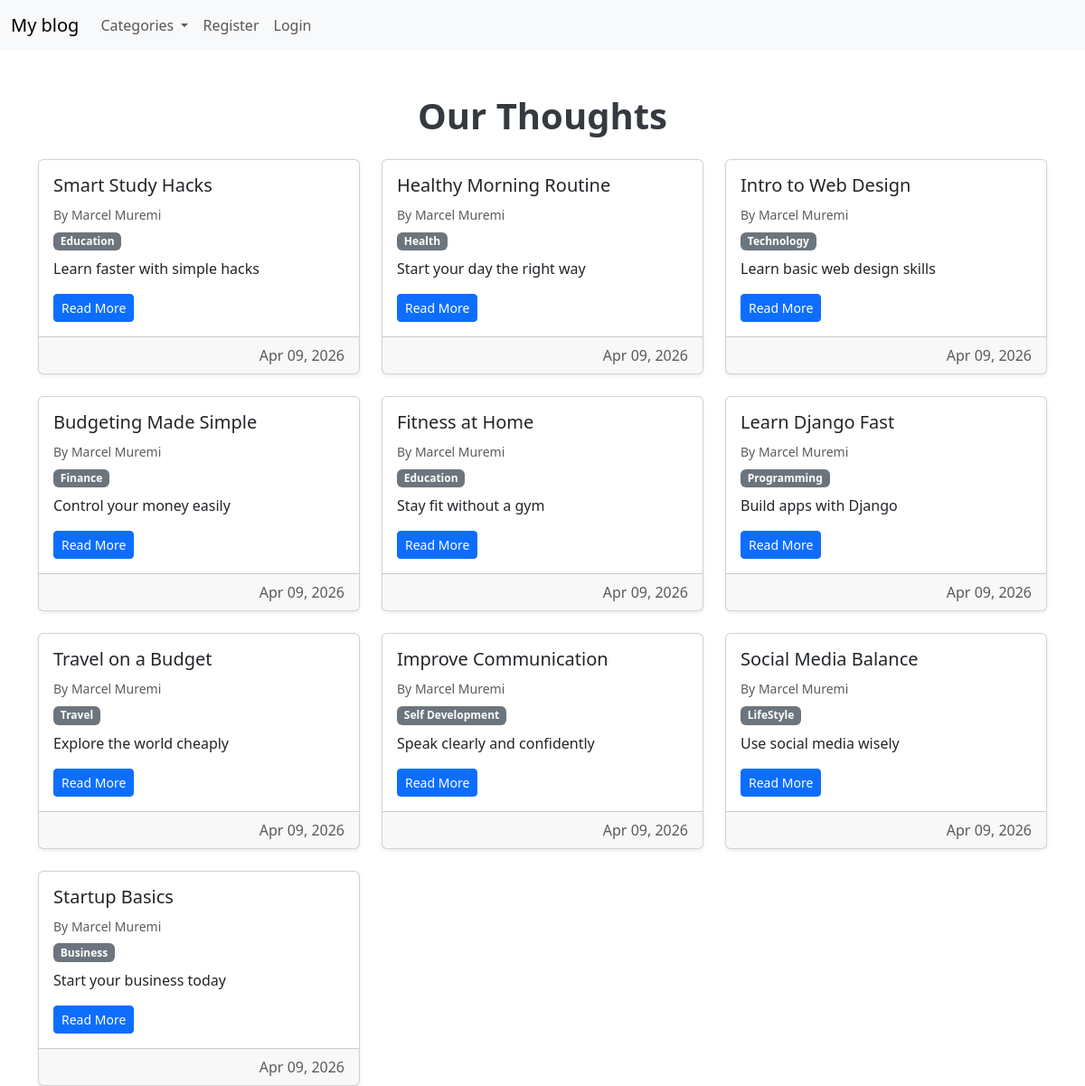
Before: / with the older database file.
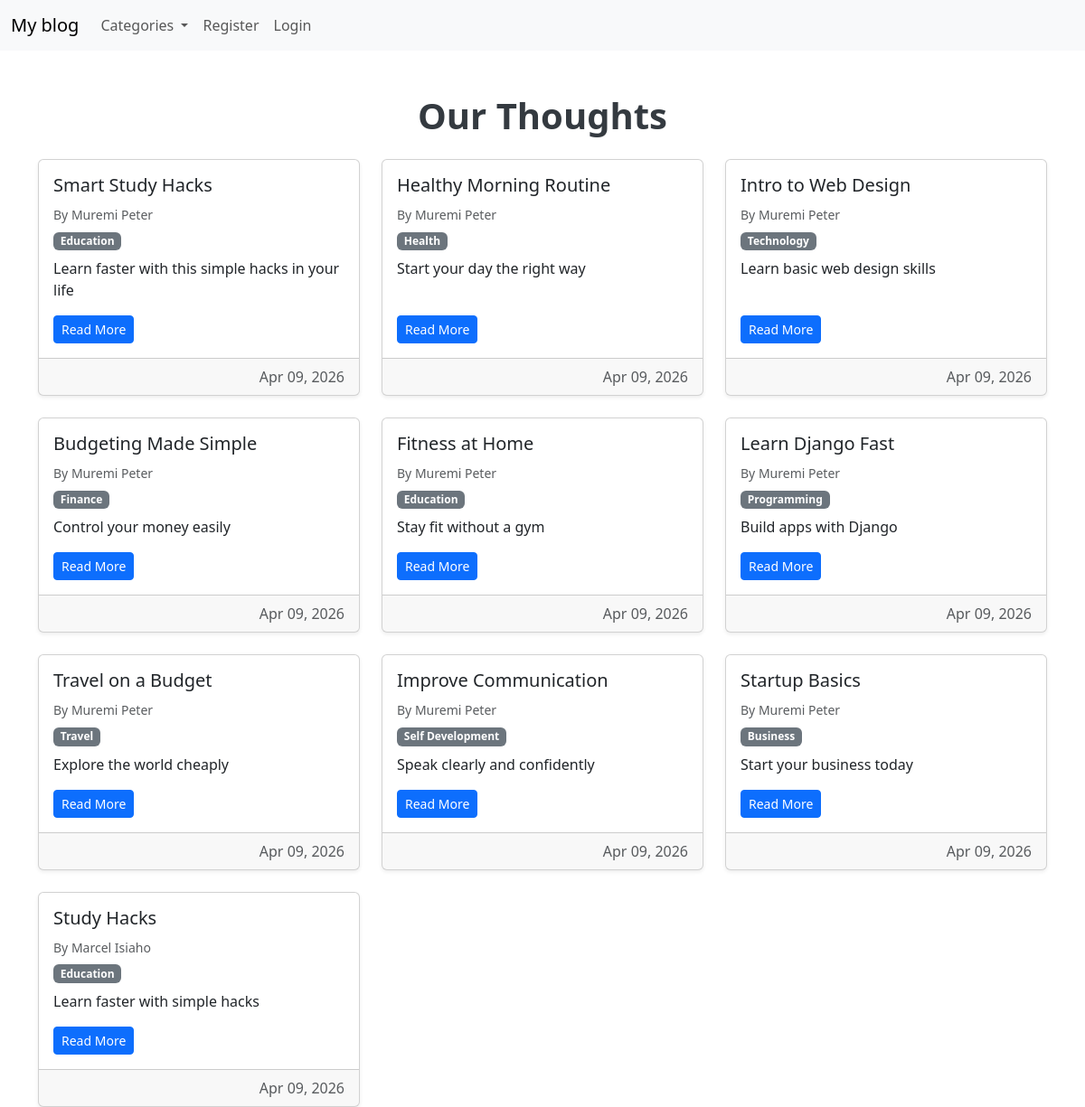
After: the same page with the newer database file.
### blog/models.py (models this page shows, shortened)
class Post(models.Model):
    title = models.CharField(max_length=30)
    header_image = models.ImageField(null=True, blank=True, upload_to="images/")
    title_tag = models.CharField(max_length=30)
    author = models.ForeignKey(User, on_delete=models.CASCADE)
    body = RichTextField(blank=True, null=True)
    post_date = models.DateField(auto_now_add=True)
    category = models.CharField(max_length=20)
    snippet = models.CharField(max_length=48)
    likes = models.ManyToManyField(User, related_name='blog_posts')
    updated_at = models.DateTimeField(auto_now=True)  # <-- tracks last update

### blog/views.py (the view)
# urls.py: path('', HomeView.as_view(), name="home"),
class HomeView(ListView):
    model = Post
    template_name = "home.html"
    ordering = ["-post_date"]
    def get_context_data(self, *args, **kwargs):
        cat_menu = Category.objects.all()
        context = super(HomeView, self).get_context_data(*args, **kwargs)
        context["cat_menu"] = cat_menu
        return context

### blog/models.py (called while the page is built)
    def __str__(self):
        return self.name

### blog/templates/home.html (shortened to what this page needs)
{% extends 'base.html' %}
{% block content %}
<div class="container mt-5">
    <h1 class="text-center mb-4" style="color:#343a40; font-weight:700;">Our Thoughts</h1>
    <div class="row g-4">
        {% for post in object_list %}
        <div class="col-md-6 col-lg-4">
            <div class="card h-100 shadow-sm d-flex flex-column">
                <div class="card-body d-flex flex-column">
                    <h5 class="card-title">{{ post.title }}</h5>
                    <p class="text-muted mb-1">
                        <small>
                            By {{ post.author.first_name }} {{ post.author.last_name }}
                        </small>
                    </p>
                    <a href="{% url 'category' post.category %}" style="text-decoration: none;">
                        <span class="badge bg-secondary mb-2">
                            {{ post.category }}
                        </span>
                    </a>
                    <p class="card-text" style="max-height: 80px; overflow: hidden;">
                        {{ post.snippet }}
                    </p>
                    <div class="mt-auto">
                        <a href="{% url 'article_detail' post.pk %}" class="btn btn-primary btn-sm">Read More</a>
                    </div>
                </div>
                <div class="card-footer text-muted text-end">
                    <smal>
                        {{ post.post_date|date:"M d, Y" }}
                    </smal>
                </div>
            </div>
        </div>
        {% endfor %}
    </div>
</div>
{% endblock %}

### blog/templates/base.html (shortened to what this page needs)
<!doctype html>
<html lang="en">
<head>
    <link href="https://cdn.jsdelivr.net/npm/bootstrap@5.3.8/dist/css/bootstrap.min.css" rel="stylesheet">
</head>
<body>
    <nav class="navbar navbar-expand-lg bg-body-tertiary">
        <div class="container-fluid">
            <a class="navbar-brand" href="{% url 'home' %}">My blog</a>
            <div class="collapse navbar-collapse" id="navbarSupportedContent">
                <ul class="navbar-nav me-auto mb-2 mb-lg-0">
                    {% if cat_menu %}
                    <li class="nav-item dropdown">
                        <a class="nav-link dropdown-toggle" href="#" data-bs-toggle="dropdown">
                            Categories
                        </a>
                    </li>
                    {% else %}
                    <li class="nav-item">
                        <a class="nav-link" href="{% url 'category-list' %}">Categories</a>
                    </li>
                    {% endif %}
                    {% if user.is_authenticated %}
                    <li class="nav-item">
                        <a class="nav-link active" href="{% url 'home' %}">Home</a>
                    </li>
                    <li class="nav-item">
                        <a class="nav-link" href="{% url 'add_post' %}">Add post</a>
                    </li>
                    <li class="nav-item">
                        <a class="nav-link" href="{% url 'add_category' %}">Add Category</a>
                    </li>
                    {% else %}
                    <li class="nav-item">
                        <a class="nav-link" href="{% url 'register' %}">Register</a>
                    </li>
                    <li class="nav-item">
                        <a class="nav-link" href="{% url 'login' %}">Login</a>
                    </li>
                    {% endif %}
                </ul>
            </div>
        </div>
    </nav>
    {% block content %}
    {% endblock %}
</body>
</html>

Changed rows visible on the page:
removed Post: title "Social Media Balance", author.first_name "Marcel", author.last_name "Muremi", category "LifeStyle", snippet "Use social media wisely", post_date "Apr 09, 2026"
changed Post "Smart Study Hacks": author.first_name "Marcel" → "Muremi"; author.last_name "Muremi" → "Peter"; snippet "Learn faster with simple hacks" → "Learn faster with this simple hacks in your life"
changed Post "Healthy Morning Routine": author.first_name "Marcel" → "Muremi"; author.last_name "Muremi" → "Peter"
changed Post "Intro to Web Design": author.first_name "Marcel" → "Muremi"; author.last_name "Muremi" → "Peter"
changed Post "Budgeting Made Simple": author.first_name "Marcel" → "Muremi"; author.last_name "Muremi" → "Peter"
changed Post "Fitness at Home": author.first_name "Marcel" → "Muremi"; author.last_name "Muremi" → "Peter"
changed Post "Learn Django Fast": author.first_name "Marcel" → "Muremi"; author.last_name "Muremi" → "Peter"
changed Post "Travel on a Budget": author.first_name "Marcel" → "Muremi"; author.last_name "Muremi" → "Peter"
changed through a linked row, Post "Improve Communication": author.first_name "Marcel" → "Muremi"; author.last_name "Muremi" → "Peter"
changed Post "Startup Basics": author.first_name "Marcel" → "Muremi"; author.last_name "Muremi" → "Peter"
added Post: title "Study Hacks", author.first_name "Marcel", author.last_name "Isiaho", category "Education", snippet "Learn faster with simple hacks", post_date "Apr 09, 2026"
